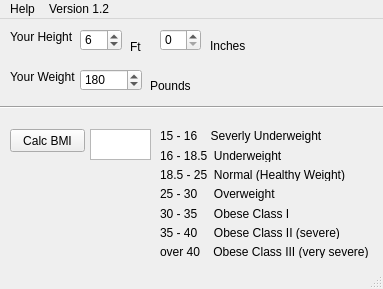
<?xml version="1.0" encoding="UTF-8"?>
<ui version="4.0">
 <author>Don Waldron</author>
 <class>MainWindow</class>
 <widget class="QMainWindow" name="MainWindow">
  <property name="enabled">
   <bool>true</bool>
  </property>
  <property name="geometry">
   <rect>
    <x>0</x>
    <y>0</y>
    <width>383</width>
    <height>289</height>
   </rect>
  </property>
  <property name="mouseTracking">
   <bool>false</bool>
  </property>
  <property name="windowTitle">
   <string>BMI Calculator</string>
  </property>
  <property name="toolTip">
   <string>&lt;html&gt;&lt;head/&gt;&lt;body&gt;&lt;p&gt;How is your health?&lt;/p&gt;&lt;/body&gt;&lt;/html&gt;</string>
  </property>
  <property name="toolButtonStyle">
   <enum>Qt::ToolButtonIconOnly</enum>
  </property>
  <property name="animated">
   <bool>true</bool>
  </property>
  <property name="documentMode">
   <bool>false</bool>
  </property>
  <property name="toolTipDuration" stdset="0">
   <number>5</number>
  </property>
  <widget class="QWidget" name="centralwidget">
   <widget class="QPushButton" name="pushButton_CalculateBmi">
    <property name="geometry">
     <rect>
      <x>10</x>
      <y>110</y>
      <width>75</width>
      <height>23</height>
     </rect>
    </property>
    <property name="text">
     <string>Calc BMI</string>
    </property>
   </widget>
   <widget class="QLabel" name="label">
    <property name="geometry">
     <rect>
      <x>10</x>
      <y>50</y>
      <width>71</width>
      <height>16</height>
     </rect>
    </property>
    <property name="text">
     <string>Your Weight</string>
    </property>
   </widget>
   <widget class="QLabel" name="label_2">
    <property name="geometry">
     <rect>
      <x>10</x>
      <y>10</y>
      <width>151</width>
      <height>16</height>
     </rect>
    </property>
    <property name="text">
     <string>Your Height</string>
    </property>
   </widget>
   <widget class="QDoubleSpinBox" name="doubleSpinBox_Height_Inches">
    <property name="geometry">
     <rect>
      <x>160</x>
      <y>10</y>
      <width>41</width>
      <height>22</height>
     </rect>
    </property>
    <property name="decimals">
     <number>0</number>
    </property>
    <property name="maximum">
     <double>11.000000000000000</double>
    </property>
   </widget>
   <widget class="QSpinBox" name="spinBox_Height_Feet">
    <property name="geometry">
     <rect>
      <x>80</x>
      <y>10</y>
      <width>42</width>
      <height>22</height>
     </rect>
    </property>
    <property name="toolTip">
     <string extracomment="Height, if feet"/>
    </property>
    <property name="minimum">
     <number>3</number>
    </property>
    <property name="maximum">
     <number>7</number>
    </property>
    <property name="singleStep">
     <number>1</number>
    </property>
    <property name="value">
     <number>6</number>
    </property>
   </widget>
   <widget class="QDoubleSpinBox" name="doubleSpinBox_Weight">
    <property name="geometry">
     <rect>
      <x>80</x>
      <y>50</y>
      <width>62</width>
      <height>22</height>
     </rect>
    </property>
    <property name="decimals">
     <number>0</number>
    </property>
    <property name="maximum">
     <double>900.000000000000000</double>
    </property>
    <property name="value">
     <double>180.000000000000000</double>
    </property>
   </widget>
   <widget class="QTextBrowser" name="textBrowser_BmiResults">
    <property name="geometry">
     <rect>
      <x>90</x>
      <y>110</y>
      <width>61</width>
      <height>31</height>
     </rect>
    </property>
   </widget>
   <widget class="QLabel" name="label_4">
    <property name="geometry">
     <rect>
      <x>210</x>
      <y>20</y>
      <width>47</width>
      <height>13</height>
     </rect>
    </property>
    <property name="text">
     <string>Inches</string>
    </property>
   </widget>
   <widget class="QWidget" name="verticalLayoutWidget">
    <property name="geometry">
     <rect>
      <x>160</x>
      <y>110</y>
      <width>221</width>
      <height>129</height>
     </rect>
    </property>
    <layout class="QVBoxLayout" name="verticalLayout">
     <item>
      <widget class="QLabel" name="label_bmi_1">
       <property name="text">
        <string>15 - 16    Severly Underweight</string>
       </property>
      </widget>
     </item>
     <item>
      <widget class="QLabel" name="label_bmi_2">
       <property name="text">
        <string>16 - 18.5  Underweight</string>
       </property>
      </widget>
     </item>
     <item>
      <widget class="QLabel" name="label_bmi_3">
       <property name="text">
        <string>18.5 - 25  Normal (Healthy Weight)</string>
       </property>
      </widget>
     </item>
     <item>
      <widget class="QLabel" name="label_bmi_4">
       <property name="text">
        <string>25 - 30     Overweight</string>
       </property>
      </widget>
     </item>
     <item>
      <widget class="QLabel" name="label_bmi_5">
       <property name="text">
        <string>30 - 35     Obese Class I</string>
       </property>
      </widget>
     </item>
     <item>
      <widget class="QLabel" name="label_bmi_6">
       <property name="text">
        <string>35 - 40     Obese Class II (severe)</string>
       </property>
      </widget>
     </item>
     <item>
      <widget class="QLabel" name="label_bmi_7">
       <property name="text">
        <string>over 40    Obese Class III (very severe)</string>
       </property>
      </widget>
     </item>
    </layout>
   </widget>
   <widget class="QLabel" name="label_11">
    <property name="geometry">
     <rect>
      <x>130</x>
      <y>20</y>
      <width>41</width>
      <height>16</height>
     </rect>
    </property>
    <property name="text">
     <string>Ft</string>
    </property>
   </widget>
   <widget class="Line" name="line">
    <property name="geometry">
     <rect>
      <x>0</x>
      <y>80</y>
      <width>451</width>
      <height>16</height>
     </rect>
    </property>
    <property name="orientation">
     <enum>Qt::Horizontal</enum>
    </property>
   </widget>
   <widget class="QLabel" name="label_5">
    <property name="geometry">
     <rect>
      <x>150</x>
      <y>60</y>
      <width>47</width>
      <height>13</height>
     </rect>
    </property>
    <property name="text">
     <string>Pounds</string>
    </property>
   </widget>
  </widget>
  <widget class="QStatusBar" name="statusBar"/>
  <widget class="QMenuBar" name="menuBar">
   <property name="geometry">
    <rect>
     <x>0</x>
     <y>0</y>
     <width>383</width>
     <height>21</height>
    </rect>
   </property>
   <widget class="QMenu" name="menuHelp">
    <property name="title">
     <string>Help</string>
    </property>
    <addaction name="actionAbout"/>
   </widget>
   <widget class="QMenu" name="menuVersion">
    <property name="title">
     <string>Version 1.2</string>
    </property>
   </widget>
   <addaction name="menuHelp"/>
   <addaction name="menuVersion"/>
  </widget>
  <action name="actionMenuHelpAbout">
   <property name="text">
    <string>About</string>
   </property>
  </action>
  <action name="actionMenuFileExit">
   <property name="text">
    <string>New...</string>
   </property>
  </action>
  <action name="actionOpen">
   <property name="text">
    <string>Open</string>
   </property>
  </action>
  <action name="actionSave">
   <property name="text">
    <string>Save...</string>
   </property>
  </action>
  <action name="actionAbout">
   <property name="text">
    <string extracomment="Version 1.1">About</string>
   </property>
  </action>
 </widget>
 <tabstops>
  <tabstop>spinBox_Height_Feet</tabstop>
  <tabstop>doubleSpinBox_Height_Inches</tabstop>
  <tabstop>doubleSpinBox_Weight</tabstop>
  <tabstop>textBrowser_BmiResults</tabstop>
  <tabstop>pushButton_CalculateBmi</tabstop>
 </tabstops>
 <resources/>
 <connections/>
 <designerdata>
  <property name="gridDeltaX">
   <number>10</number>
  </property>
  <property name="gridDeltaY">
   <number>10</number>
  </property>
  <property name="gridSnapX">
   <bool>true</bool>
  </property>
  <property name="gridSnapY">
   <bool>true</bool>
  </property>
  <property name="gridVisible">
   <bool>true</bool>
  </property>
 </designerdata>
</ui>
